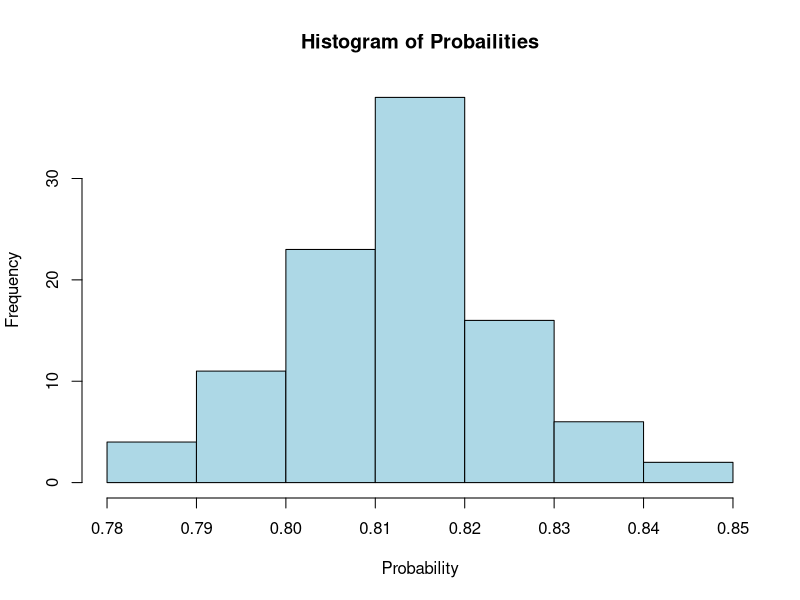

Reproduce this figure in R.
## ---- chunk 1
set.seed(123)  #Set seed for reproducibility
## ---- chunk 2
# Function to simulate if two or more people share a birthday
same_birthday_prob <- function(class_size, n_sim) {
 count_same_birthday <- 0 
 for (i in 1:n_sim) { 
   birthdays <- sample(1:365, class_size, replace = TRUE) #Generate random birthdays
   if (length(unique(birthdays)) < class_size){ 
     count_same_birthday <- count_same_birthday + 1
 }
}
return(count_same_birthday / n_sim) # Return probability
} 

# Simulation settings
 class_size <- 35
 n_sim <- 1000
 n_trials <- 100
 
 # Vector to store the probabilities from each trial
 probs <- numeric(n_trials)
 
 # Run the simulation 100 times
 for (i in 1:n_trials) {
   probs[i] <- same_birthday_prob(class_size, n_sim)
 }
 
## ---- chunk 3
# Print mean, std of probabilities

mean_probs <- mean(probs) 
sd_probs <- sd(probs)

cat("Mean Probability:", mean_probs, "\n")
cat("Standard Deviation of Probabilities:", sd_probs, "\n")

## ---- chunk 4
EV= mean_probs*1*26
cat("expected profit =", EV)

correctbet = mean_probs/(1-mean_probs)
cat("correct bet=", correctbet)

## ---- chunk 5
hist(probs, main = "Histogram of Probailities", xlab = "Probability", col = "lightblue", border = "black")

